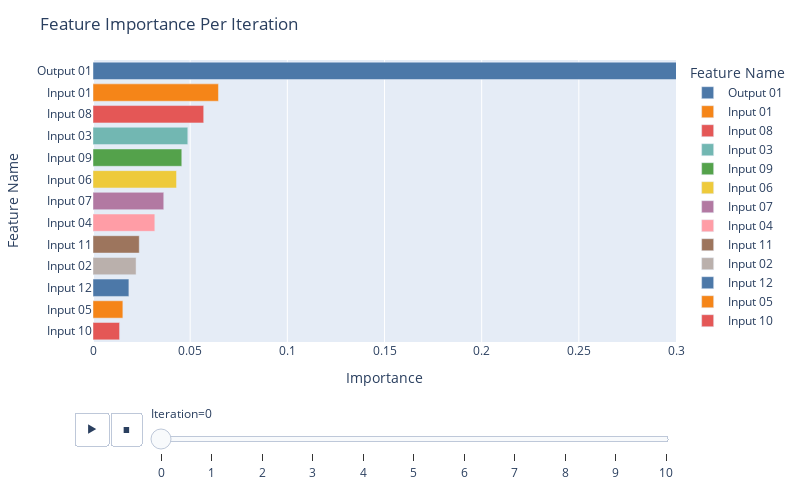

Notebook source saved alongside this figure:
### Code cell
fig = px.bar(
    df_imp,
    y="Feature Name",
    x="Importance",
    color="Feature Name",
    color_discrete_sequence=px.colors.qualitative.T10,
    animation_frame="Iteration",
    animation_group="Feature Name",
    orientation="h",
    range_x=[0,0.3]
)

fig.update_yaxes(categoryorder='total ascending')

fig.update_layout(
    autosize=False,
    width=800,
    height=500,
    title_text=f"Feature Importance Per Iteration",
    #paper_bgcolor='#2d3035',
    #plot_bgcolor='#2d3035', 
)


fig.show()

### Figure 1 — Plotly figure (JSON) as saved in the notebook; plotly's stock layout.template omitted (floating-point values rounded to 4 significant figures)
{"data": [{"alignmentgroup": "True", "hovertemplate": "Feature Name=%{y}<br>Iteration=0<br>Importance=%{x}<extra></extra>", "ids": ["Output 01"], "legendgroup": "Output 01", "marker": {"color": "#4C78A8", "pattern": {"shape": ""}}, "name": "Output 01", "offsetgroup": "Output 01", "orientation": "h", "showlegend": true, "textposition": "auto", "type": "bar", "x": [0.5793], "xaxis": "x", "y": ["Output 01"], "yaxis": "y"}, {"alignmentgroup": "True", "hovertemplate": "Feature Name=%{y}<br>Iteration=0<br>Importance=%{x}<extra></extra>", "ids": ["Input 01"], "legendgroup": "Input 01", "marker": {"color": "#F58518", "pattern": {"shape": ""}}, "name": "Input 01", "offsetgroup": "Input 01", "orientation": "h", "showlegend": true, "textposition": "auto", "type": "bar", "x": [0.06456], "xaxis": "x", "y": ["Input 01"], "yaxis": "y"}, {"alignmentgroup": "True", "hovertemplate": "Feature Name=%{y}<br>Iteration=0<br>Importance=%{x}<extra></extra>", "ids": ["Input 08"], "legendgroup": "Input 08", "marker": {"color": "#E45756", "pattern": {"shape": ""}}, "name": "Input 08", "offsetgroup": "Input 08", "orientation": "h", "showlegend": true, "textposition": "auto", "type": "bar", "x": [0.05697], "xaxis": "x", "y": ["Input 08"], "yaxis": "y"}, {"alignmentgroup": "True", "hovertemplate": "Feature Name=%{y}<br>Iteration=0<br>Importance=%{x}<extra></extra>", "ids": ["Input 03"], "legendgroup": "Input 03", "marker": {"color": "#72B7B2", "pattern": {"shape": ""}}, "name": "Input 03", "offsetgroup": "Input 03", "orientation": "h", "showlegend": true, "textposition": "auto", "type": "bar", "x": [0.04877], "xaxis": "x", "y": ["Input 03"], "yaxis": "y"}, {"alignmentgroup": "True", "hovertemplate": "Feature Name=%{y}<br>Iteration=0<br>Importance=%{x}<extra></extra>", "ids": ["Input 09"], "legendgroup": "Input 09", "marker": {"color": "#54A24B", "pattern": {"shape": ""}}, "name": "Input 09", "offsetgroup": "Input 09", "orientation": "h", "showlegend": true, "textposition": "auto", "type": "bar", "x": [0.04569], "xaxis": "x", "y": ["Input 09"], "yaxis": "y"}, {"alignmentgroup": "True", "hovertemplate": "Feature Name=%{y}<br>Iteration=0<br>Importance=%{x}<extra></extra>", "ids": ["Input 06"], "legendgroup": "Input 06", "marker": {"color": "#EECA3B", "pattern": {"shape": ""}}, "name": "Input 06", "offsetgroup": "Input 06", "orientation": "h", "showlegend": true, "textposition": "auto", "type": "bar", "x": [0.04298], "xaxis": "x", "y": ["Input 06"], "yaxis": "y"}, {"alignmentgroup": "True", "hovertemplate": "Feature Name=%{y}<br>Iteration=0<br>Importance=%{x}<extra></extra>", "ids": ["Input 07"], "legendgroup": "Input 07", "marker": {"color": "#B279A2", "pattern": {"shape": ""}}, "name": "Input 07", "offsetgroup": "Input 07", "orientation": "h", "showlegend": true, "textposition": "auto", "type": "bar", "x": [0.03641], "xaxis": "x", "y": ["Input 07"], "yaxis": "y"}, {"alignmentgroup": "True", "hovertemplate": "Feature Name=%{y}<br>Iteration=0<br>Importance=%{x}<extra></extra>", "ids": ["Input 04"], "legendgroup": "Input 04", "marker": {"color": "#FF9DA6", "pattern": {"shape": ""}}, "name": "Input 04", "offsetgroup": "Input 04", "orientation": "h", "showlegend": true, "textposition": "auto", "type": "bar", "x": [0.03181], "xaxis": "x", "y": ["Input 04"], "yaxis": "y"}, {"alignmentgroup": "True", "hovertemplate": "Feature Name=%{y}<br>Iteration=0<br>Importance=%{x}<extra></extra>", "ids": ["Input 11"], "legendgroup": "Input 11", "marker": {"color": "#9D755D", "pattern": {"shape": ""}}, "name": "Input 11", "offsetgroup": "Input 11", "orientation": "h", "showlegend": true, "textposition": "auto", "type": "bar", "x": [0.0238], "xaxis": "x", "y": ["Input 11"], "yaxis": "y"}, {"alignmentgroup": "True", "hovertemplate": "Feature Name=%{y}<br>Iteration=0<br>Importance=%{x}<extra></extra>", "ids": ["Input 02"], "legendgroup": "Input 02", "marker": {"color": "#BAB0AC", "pattern": {"shape": ""}}, "name": "Input 02", "offsetgroup": "Input 02", "orientation": "h", "showlegend": true, "textposition": "auto", "type": "bar", "x": [0.02217], "xaxis": "x", "y": ["Input 02"], "yaxis": "y"}, {"alignmentgroup": "True", "hovertemplate": "Feature Name=%{y}<br>Iteration=0<br>Importance=%{x}<extra></extra>", "ids": ["Input 12"], "legendgroup": "Input 12", "marker": {"color": "#4C78A8", "pattern": {"shape": ""}}, "name": "Input 12", "offsetgroup": "Input 12", "orientation": "h", "showlegend": true, "textposition": "auto", "type": "bar", "x": [0.01847], "xaxis": "x", "y": ["Input 12"], "yaxis": "y"}, {"alignmentgroup": "True", "hovertemplate": "Feature Name=%{y}<br>Iteration=0<br>Importance=%{x}<extra></extra>", "ids": ["Input 05"], "legendgroup": "Input 05", "marker": {"color": "#F58518", "pattern": {"shape": ""}}, "name": "Input 05", "offsetgroup": "Input 05", "orientation": "h", "showlegend": true, "textposition": "auto", "type": "bar", "x": [0.01537], "xaxis": "x", "y": ["Input 05"], "yaxis": "y"}, {"alignmentgroup": "True", "hovertemplate": "Feature Name=%{y}<br>Iteration=0<br>Importance=%{x}<extra></extra>", "ids": ["Input 10"], "legendgroup": "Input 10", "marker": {"color": "#E45756", "pattern": {"shape": ""}}, "name": "Input 10", "offsetgroup": "Input 10", "orientation": "h", "showlegend": true, "textposition": "auto", "type": "bar", "x": [0.01367], "xaxis": "x", "y": ["Input 10"], "yaxis": "y"}], "layout": {"autosize": false, "barmode": "relative", "height": 500, "legend": {"title": {"text": "Feature Name"}, "tracegroupgap": 0}, "margin": {"t": 60}, "sliders": [{"active": 0, "currentvalue": {"prefix": "Iteration="}, "len": 0.9, "pad": {"b": 10, "t": 60}, "steps": [{"args": [["0"], {"frame": {"duration": 0, "redraw": true}, "fromcurrent": true, "mode": "immediate", "transition": {"duration": 0, "easing": "linear"}}], "label": "0", "method": "animate"}, {"args": [["1"], {"frame": {"duration": 0, "redraw": true}, "fromcurrent": true, "mode": "immediate", "transition": {"duration": 0, "easing": "linear"}}], "label": "1", "method": "animate"}, {"args": [["2"], {"frame": {"duration": 0, "redraw": true}, "fromcurrent": true, "mode": "immediate", "transition": {"duration": 0, "easing": "linear"}}], "label": "2", "method": "animate"}, {"args": [["3"], {"frame": {"duration": 0, "redraw": true}, "fromcurrent": true, "mode": "immediate", "transition": {"duration": 0, "easing": "linear"}}], "label": "3", "method": "animate"}, {"args": [["4"], {"frame": {"duration": 0, "redraw": true}, "fromcurrent": true, "mode": "immediate", "transition": {"duration": 0, "easing": "linear"}}], "label": "4", "method": "animate"}, {"args": [["5"], {"frame": {"duration": 0, "redraw": true}, "fromcurrent": true, "mode": "immediate", "transition": {"duration": 0, "easing": "linear"}}], "label": "5", "method": "animate"}, {"args": [["6"], {"frame": {"duration": 0, "redraw": true}, "fromcurrent": true, "mode": "immediate", "transition": {"duration": 0, "easing": "linear"}}], "label": "6", "method": "animate"}, {"args": [["7"], {"frame": {"duration": 0, "redraw": true}, "fromcurrent": true, "mode": "immediate", "transition": {"duration": 0, "easing": "linear"}}], "label": "7", "method": "animate"}, {"args": [["8"], {"frame": {"duration": 0, "redraw": true}, "fromcurrent": true, "mode": "immediate", "transition": {"duration": 0, "easing": "linear"}}], "label": "8", "method": "animate"}, {"args": [["9"], {"frame": {"duration": 0, "redraw": true}, "fromcurrent": true, "mode": "immediate", "transition": {"duration": 0, "easing": "linear"}}], "label": "9", "method": "animate"}, {"args": [["10"], {"frame": {"duration": 0, "redraw": true}, "fromcurrent": true, "mode": "immediate", "transition": {"duration": 0, "easing": "linear"}}], "label": "10", "method": "animate"}], "x": 0.1, "xanchor": "left", "y": 0, "yanchor": "top"}], "title": {"text": "Feature Importance Per Iteration"}, "updatemenus": [{"buttons": [{"args": [null, {"frame": {"duration": 500, "redraw": true}, "fromcurrent": true, "mode": "immediate", "transition": {"duration": 500, "easing": "linear"}}], "label": "&#9654;", "method": "animate"}, {"args": [[null], {"frame": {"duration": 0, "redraw": true}, "fromcurrent": true, "mode": "immediate", "transition": {"duration": 0, "easing": "linear"}}], "label": "&#9724;", "method": "animate"}], "direction": "left", "pad": {"r": 10, "t": 70}, "showactive": false, "type": "buttons", "x": 0.1, "xanchor": "right", "y": 0, "yanchor": "top"}], "width": 800, "xaxis": {"anchor": "y", "domain": [0, 1], "range": [0, 0.3], "title": {"text": "Importance"}, "type": "linear"}, "yaxis": {"anchor": "x", "autorange": true, "categoryarray": ["Input 10", "Input 05", "Input 12", "Input 02", "Input 11", "Input 04", "Input 07", "Input 06", "Input 09", "Input 03", "Input 08", "Input 01", "Output 01"], "categoryorder": "total ascending", "domain": [0, 1], "range": [-0.5, 12.5], "title": {"text": "Feature Name"}, "type": "category"}}}
